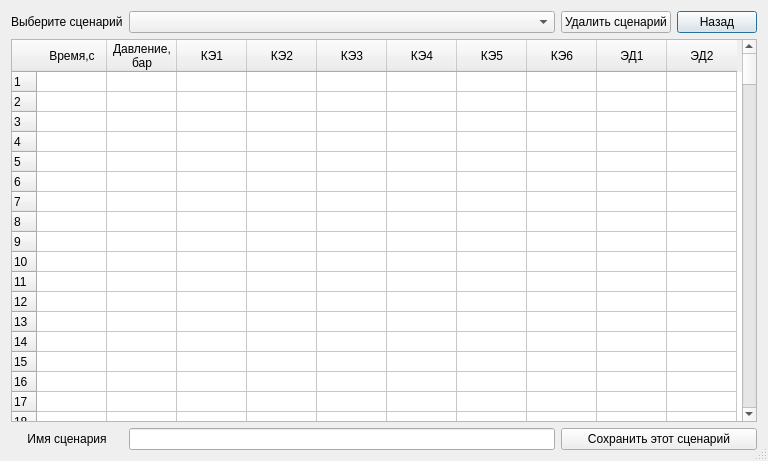
<?xml version="1.0" encoding="UTF-8"?>
<ui version="4.0">
 <class>Add_Book_Dialog</class>
 <widget class="QDialog" name="Add_Book_Dialog">
  <property name="windowModality">
   <enum>Qt::WindowModal</enum>
  </property>
  <property name="geometry">
   <rect>
    <x>0</x>
    <y>0</y>
    <width>768</width>
    <height>461</height>
   </rect>
  </property>
  <property name="sizePolicy">
   <sizepolicy hsizetype="Expanding" vsizetype="Expanding">
    <horstretch>0</horstretch>
    <verstretch>0</verstretch>
   </sizepolicy>
  </property>
  <property name="windowTitle">
   <string>Добавление сценария</string>
  </property>
  <property name="sizeGripEnabled">
   <bool>true</bool>
  </property>
  <property name="modal">
   <bool>true</bool>
  </property>
  <layout class="QGridLayout" name="gridLayout_2">
   <item row="0" column="0">
    <layout class="QGridLayout" name="gridLayout">
     <property name="rightMargin">
      <number>0</number>
     </property>
     <item row="0" column="0">
      <widget class="QLabel" name="label">
       <property name="text">
        <string>Выберите сценарий</string>
       </property>
      </widget>
     </item>
     <item row="3" column="1">
      <widget class="QLineEdit" name="lineEdit"/>
     </item>
     <item row="0" column="1">
      <widget class="QComboBox" name="comboBox"/>
     </item>
     <item row="0" column="3">
      <widget class="QPushButton" name="b_back">
       <property name="sizePolicy">
        <sizepolicy hsizetype="Fixed" vsizetype="Fixed">
         <horstretch>0</horstretch>
         <verstretch>0</verstretch>
        </sizepolicy>
       </property>
       <property name="minimumSize">
        <size>
         <width>50</width>
         <height>0</height>
        </size>
       </property>
       <property name="text">
        <string>Назад</string>
       </property>
      </widget>
     </item>
     <item row="3" column="2" colspan="2">
      <widget class="QPushButton" name="b_add_book">
       <property name="text">
        <string>Сохранить этот сценарий</string>
       </property>
      </widget>
     </item>
     <item row="2" column="0" colspan="4">
      <widget class="QTableWidget" name="tableWidget">
       <property name="lineWidth">
        <number>1</number>
       </property>
       <property name="rowCount">
        <number>200</number>
       </property>
       <attribute name="horizontalHeaderVisible">
        <bool>true</bool>
       </attribute>
       <attribute name="horizontalHeaderCascadingSectionResizes">
        <bool>true</bool>
       </attribute>
       <attribute name="horizontalHeaderDefaultSectionSize">
        <number>70</number>
       </attribute>
       <attribute name="horizontalHeaderHighlightSections">
        <bool>true</bool>
       </attribute>
       <attribute name="horizontalHeaderMinimumSectionSize">
        <number>30</number>
       </attribute>
       <attribute name="horizontalHeaderShowSortIndicator" stdset="0">
        <bool>false</bool>
       </attribute>
       <attribute name="horizontalHeaderStretchLastSection">
        <bool>false</bool>
       </attribute>
       <attribute name="verticalHeaderDefaultSectionSize">
        <number>20</number>
       </attribute>
       <row/>
       <row/>
       <row/>
       <row/>
       <row/>
       <row/>
       <row/>
       <row/>
       <row/>
       <row/>
       <row/>
       <row/>
       <row/>
       <row/>
       <row/>
       <row/>
       <row/>
       <row/>
       <row/>
       <row/>
       <row/>
       <row/>
       <row/>
       <row/>
       <row/>
       <row/>
       <row/>
       <row/>
       <row/>
       <row/>
       <row/>
       <row/>
       <row/>
       <row/>
       <row/>
       <row/>
       <row/>
       <row/>
       <row/>
       <row/>
       <row/>
       <row/>
       <row/>
       <row/>
       <row/>
       <row/>
       <row/>
       <row/>
       <row/>
       <row/>
       <row/>
       <row/>
       <row/>
       <row/>
       <row/>
       <row/>
       <row/>
       <row/>
       <row/>
       <row/>
       <row/>
       <row/>
       <row/>
       <row/>
       <row/>
       <row/>
       <row/>
       <row/>
       <row/>
       <row/>
       <row/>
       <row/>
       <row/>
       <row/>
       <row/>
       <row/>
       <row/>
       <row/>
       <row/>
       <row/>
       <row/>
       <row/>
       <row/>
       <row/>
       <row/>
       <row/>
       <row/>
       <row/>
       <row/>
       <row/>
       <row/>
       <row/>
       <row/>
       <row/>
       <row/>
       <row/>
       <row/>
       <row/>
       <row/>
       <row/>
       <row/>
       <row/>
       <row/>
       <row/>
       <row/>
       <row/>
       <row/>
       <row/>
       <row/>
       <row/>
       <row/>
       <row/>
       <row/>
       <row/>
       <row/>
       <row/>
       <row/>
       <row/>
       <row/>
       <row/>
       <row/>
       <row/>
       <row/>
       <row/>
       <row/>
       <row/>
       <row/>
       <row/>
       <row/>
       <row/>
       <row/>
       <row/>
       <row/>
       <row/>
       <row/>
       <row/>
       <row/>
       <row/>
       <row/>
       <row/>
       <row/>
       <row/>
       <row/>
       <row/>
       <row/>
       <row/>
       <row/>
       <row/>
       <row/>
       <row/>
       <row/>
       <row/>
       <row/>
       <row/>
       <row/>
       <row/>
       <row/>
       <row/>
       <row/>
       <row/>
       <row/>
       <row/>
       <row/>
       <row/>
       <row/>
       <row/>
       <row/>
       <row/>
       <row/>
       <row/>
       <row/>
       <row/>
       <row/>
       <row/>
       <row/>
       <row/>
       <row/>
       <row/>
       <row/>
       <row/>
       <row/>
       <row/>
       <row/>
       <row/>
       <row/>
       <row/>
       <row/>
       <row/>
       <row/>
       <row/>
       <row/>
       <row/>
       <row/>
       <row/>
       <row/>
       <row/>
       <row/>
       <row/>
       <row/>
       <row/>
       <column>
        <property name="text">
         <string>Время,с</string>
        </property>
       </column>
       <column>
        <property name="text">
         <string>Давление,
бар</string>
        </property>
       </column>
       <column>
        <property name="text">
         <string>КЭ1</string>
        </property>
       </column>
       <column>
        <property name="text">
         <string>КЭ2</string>
        </property>
       </column>
       <column>
        <property name="text">
         <string>КЭ3</string>
        </property>
       </column>
       <column>
        <property name="text">
         <string>КЭ4</string>
        </property>
       </column>
       <column>
        <property name="text">
         <string>КЭ5</string>
        </property>
       </column>
       <column>
        <property name="text">
         <string>КЭ6</string>
        </property>
       </column>
       <column>
        <property name="text">
         <string>ЭД1</string>
        </property>
       </column>
       <column>
        <property name="text">
         <string>ЭД2</string>
        </property>
       </column>
      </widget>
     </item>
     <item row="0" column="2">
      <widget class="QPushButton" name="b_del_book">
       <property name="minimumSize">
        <size>
         <width>110</width>
         <height>0</height>
        </size>
       </property>
       <property name="text">
        <string>Удалить сценарий</string>
       </property>
      </widget>
     </item>
     <item row="3" column="0">
      <widget class="QLabel" name="label_2">
       <property name="text">
        <string>&lt;html&gt;&lt;head/&gt;&lt;body&gt;&lt;p align=&quot;center&quot;&gt;Имя сценария&lt;/p&gt;&lt;/body&gt;&lt;/html&gt;</string>
       </property>
      </widget>
     </item>
    </layout>
   </item>
  </layout>
 </widget>
 <resources/>
 <connections/>
</ui>
